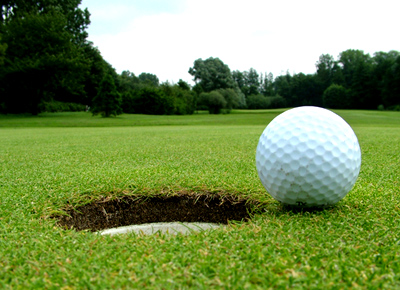
#> input picture lab7/img1.png, 400 x 290 px
$ python lab.py   (older library calls are emulated)
#> lines starting #> are read from the running program, lines starting #| are printed output that depends on the picture
#coding=utf-8
import numpy as np
import cv2
import cv
import math

#flag =0 Return a grayscale image.
img1_gray = cv2.imread('img1.png',0)
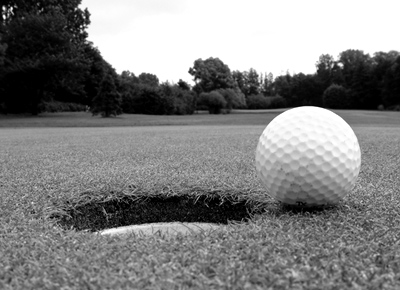
#> img1_gray: shape (290, 400); min 0, max 255, mean 129.3
img2_gray = cv2.imread('img2.png',0)
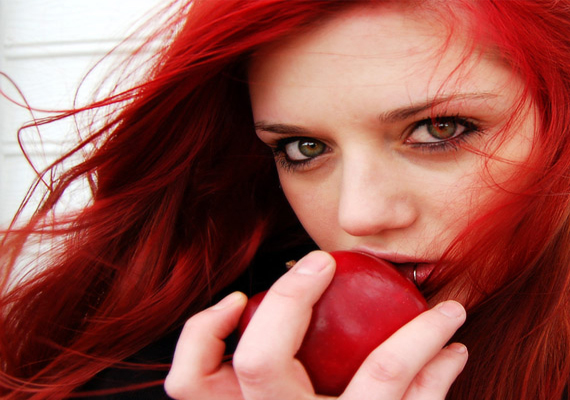
#> input picture lab7/img2.png, 570 x 400 px
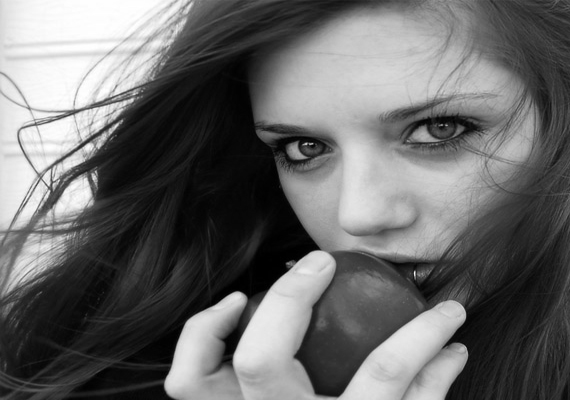
#> img2_gray: shape (400, 570); min 0, max 255, mean 105.3
img3_gray = cv2.imread('img3.png',0)
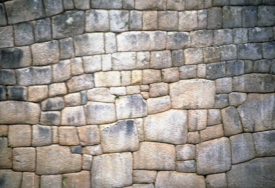
#> input picture lab7/img3.png, 275 x 188 px
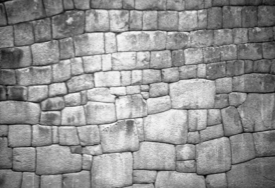
#> img3_gray: shape (188, 275); min 1, max 252, mean 146.3
img4_gray = cv2.imread('img4.png',0)
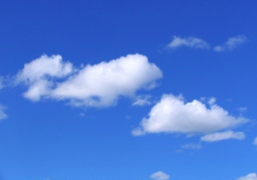
#> input picture lab7/img4.png, 257 x 180 px
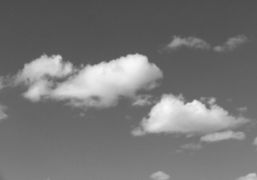
#> img4_gray: shape (180, 257); min 75, max 250, mean 117.5
img1_rgb = cv2.imread('img1.png',1)
#> img1_rgb is the input picture: shape (290, 400, 3); mean B, G, R 85.2, 142.6, 120.1
img2_rgb = cv2.imread('img2.png',1)
#> img2_rgb is the input picture: shape (400, 570, 3); mean B, G, R 78.8, 86.1, 153.3


# [84 lines left out: functions calcAndDrawHist_1, CreatHist, CalcEnery, CalcGray, CalcGridient, not called in this run]


	# [9 lines of commented-out code are left out]
